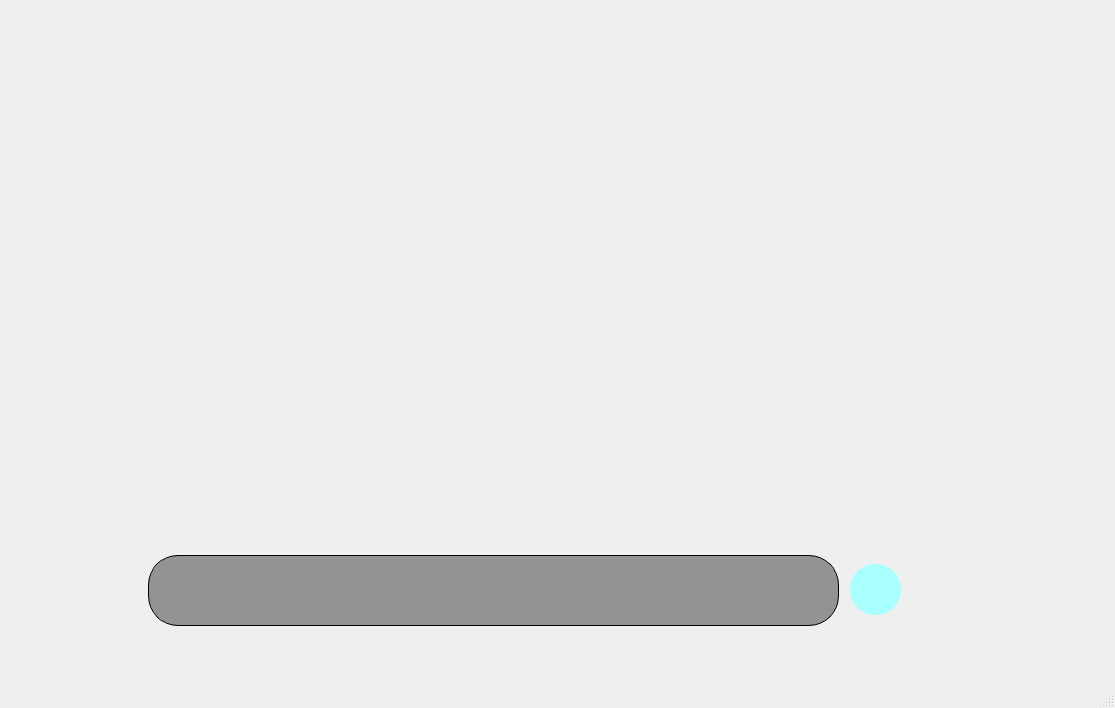
<?xml version="1.0" encoding="UTF-8"?>
<ui version="4.0">
 <class>MainWindow</class>
 <widget class="QMainWindow" name="MainWindow">
  <property name="geometry">
   <rect>
    <x>0</x>
    <y>0</y>
    <width>1115</width>
    <height>708</height>
   </rect>
  </property>
  <property name="sizePolicy">
   <sizepolicy hsizetype="Fixed" vsizetype="Fixed">
    <horstretch>0</horstretch>
    <verstretch>0</verstretch>
   </sizepolicy>
  </property>
  <property name="minimumSize">
   <size>
    <width>1115</width>
    <height>708</height>
   </size>
  </property>
  <property name="maximumSize">
   <size>
    <width>1115</width>
    <height>708</height>
   </size>
  </property>
  <property name="sizeIncrement">
   <size>
    <width>0</width>
    <height>0</height>
   </size>
  </property>
  <property name="windowTitle">
   <string>KCLERY</string>
  </property>
  <property name="windowIcon">
   <iconset resource="UI_elements.qrc">
    <normaloff>:/icons/Kclery_icon.png</normaloff>:/icons/Kclery_icon.png</iconset>
  </property>
  <property name="styleSheet">
   <string notr="true">
QMainWindow {
 	background-image: url(:/Background/Untitled design.png);
    background-repeat: no-repeat; /* Optional: Prevent image from repeating */
    background-position: center; /* Optional: Center the image */
}
</string>
  </property>
  <property name="iconSize">
   <size>
    <width>50</width>
    <height>30</height>
   </size>
  </property>
  <widget class="QWidget" name="centralwidget">
   <widget class="QPushButton" name="mic_button">
    <property name="geometry">
     <rect>
      <x>850</x>
      <y>564</y>
      <width>51</width>
      <height>51</height>
     </rect>
    </property>
    <property name="styleSheet">
     <string notr="true">QPushButton {
    border-radius: 25px; 
	background-color:rgb(170, 255, 255)
}
QPushButton:hover {
    background-color: #0056b3; /* Hover background color */
}</string>
    </property>
    <property name="text">
     <string/>
    </property>
    <property name="icon">
     <iconset resource="UI_elements.qrc">
      <normaloff>:/icons/mic.png</normaloff>:/icons/mic.png</iconset>
    </property>
    <property name="iconSize">
     <size>
      <width>50</width>
      <height>50</height>
     </size>
    </property>
    <property name="checkable">
     <bool>false</bool>
    </property>
    <property name="flat">
     <bool>false</bool>
    </property>
   </widget>
   <widget class="QScrollArea" name="scrollArea">
    <property name="geometry">
     <rect>
      <x>140</x>
      <y>30</y>
      <width>711</width>
      <height>511</height>
     </rect>
    </property>
    <property name="minimumSize">
     <size>
      <width>711</width>
      <height>511</height>
     </size>
    </property>
    <property name="layoutDirection">
     <enum>Qt::LeftToRight</enum>
    </property>
    <property name="styleSheet">
     <string notr="true">QScrollBar:vertical {
    background: transparent;
    width: 10px; /* Adjust the width of the scrollbar */
}

QScrollBar::handle:vertical {
    background: lightblue; /* Scrollbar handle color */
    border-radius: 5px;/* Rounded corners */
}





QScrollBar::handle:vertical:hover {
    background: #505050; /* Hovered color */
}


QScrollBar::handle:vertical:pressed {
    background: #303030; /* Pressed color */
}


QScrollBar::sub-page:vertical {
    background: transparent;
}

QScrollBar::add-page:vertical {
    background: transparent;
}


QScrollBar::add-line:vertical, QScrollBar::sub-line:vertical {
    height: 0;
}

QScrollBar::up-arrow:vertical, QScrollBar::down-arrow:vertical {
    width: 0;
}


QScrollBar::sub-line:vertical {
    border: none;
    background: transparent;
}


QScrollBar::sub-line:vertical:pressed {
    background: transparent;
}


QScrollBar::add-line:vertical {
    border: none;
    background: transparent;
}


QScrollBar::add-line:vertical:pressed {
    background: transparent;
}
</string>
    </property>
    <property name="frameShape">
     <enum>QFrame::NoFrame</enum>
    </property>
    <property name="frameShadow">
     <enum>QFrame::Plain</enum>
    </property>
    <property name="lineWidth">
     <number>0</number>
    </property>
    <property name="horizontalScrollBarPolicy">
     <enum>Qt::ScrollBarAlwaysOff</enum>
    </property>
    <property name="widgetResizable">
     <bool>true</bool>
    </property>
    <widget class="QWidget" name="scrollAreaWidgetContents">
     <property name="geometry">
      <rect>
       <x>0</x>
       <y>0</y>
       <width>711</width>
       <height>511</height>
      </rect>
     </property>
     <property name="styleSheet">
      <string notr="true">QWidget#scrollAreaWidgetContents {
    background-image: url(:/Background/Untitled design.png);
    /*background-repeat: no-repeat; /* Optional: Prevent image from repeating */
   background-position: center; /* Optional: Center the image */
}
</string>
     </property>
     <layout class="QVBoxLayout" name="verticalLayout">
      <property name="leftMargin">
       <number>0</number>
      </property>
      <property name="topMargin">
       <number>0</number>
      </property>
      <property name="rightMargin">
       <number>0</number>
      </property>
      <property name="bottomMargin">
       <number>0</number>
      </property>
      <item>
       <layout class="QVBoxLayout" name="verticalLayout_2"/>
      </item>
     </layout>
    </widget>
   </widget>
   <widget class="QTextEdit" name="textEdit">
    <property name="geometry">
     <rect>
      <x>143</x>
      <y>550</y>
      <width>701</width>
      <height>81</height>
     </rect>
    </property>
    <property name="cursor" stdset="0">
     <cursorShape>IBeamCursor</cursorShape>
    </property>
    <property name="styleSheet">
     <string notr="true">QTextEdit {
	background-color: rgb(166, 166, 166);
   
	font: 12pt &quot;MS Shell Dlg 2&quot;;
   border: 1px solid; 
   border-radius:30px;
   background-color:rgb(147, 147, 147);
  
   margin: 5px; /* Sets the margin around the QTextEdit */
   padding: 5px; /* Sets the padding inside the QTextEdit */

	
   
}
QScrollBar:vertical {
    background: transparent;
    width: 10px; /* Adjust the width of the scrollbar */
}

QScrollBar::handle:vertical {
    background: grey; /* Scrollbar handle color */
    border-radius: 5px;/* Rounded corners */
}





QScrollBar::handle:vertical:hover {
    background: #505050; /* Hovered color */
}


QScrollBar::handle:vertical:pressed {
    background: #303030; /* Pressed color */
}


QScrollBar::sub-page:vertical {
    background: transparent;
}

QScrollBar::add-page:vertical {
    background: transparent;
}


QScrollBar::add-line:vertical, QScrollBar::sub-line:vertical {
    height: 0;
}

QScrollBar::up-arrow:vertical, QScrollBar::down-arrow:vertical {
    width: 0;
}


QScrollBar::sub-line:vertical {
    border: none;
    background: transparent;
}


QScrollBar::sub-line:vertical:pressed {
    background: transparent;
}


QScrollBar::add-line:vertical {
    border: none;
    background: transparent;
}


QScrollBar::add-line:vertical:pressed {
    background: transparent;
}



</string>
    </property>
    <property name="horizontalScrollBarPolicy">
     <enum>Qt::ScrollBarAlwaysOff</enum>
    </property>
   </widget>
  </widget>
  <widget class="QMenuBar" name="menubar">
   <property name="geometry">
    <rect>
     <x>0</x>
     <y>0</y>
     <width>1115</width>
     <height>22</height>
    </rect>
   </property>
  </widget>
  <widget class="QStatusBar" name="statusbar"/>
 </widget>
 <resources>
  <include location="UI_elements.qrc"/>
 </resources>
 <connections/>
</ui>
